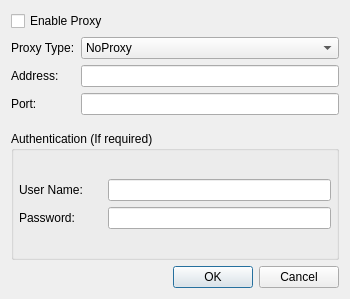
<?xml version="1.0" encoding="UTF-8"?>
<ui version="4.0">
 <class>WizProxyDialog</class>
 <widget class="QDialog" name="WizProxyDialog">
  <property name="geometry">
   <rect>
    <x>0</x>
    <y>0</y>
    <width>350</width>
    <height>299</height>
   </rect>
  </property>
  <property name="windowTitle">
   <string>Proxy settings</string>
  </property>
  <layout class="QVBoxLayout" name="verticalLayout">
   <item>
    <widget class="QCheckBox" name="checkProxyStatus">
     <property name="text">
      <string>Enable Proxy</string>
     </property>
    </widget>
   </item>
   <item>
    <layout class="QGridLayout" name="gridLayout">
     <property name="bottomMargin">
      <number>10</number>
     </property>
     <item row="0" column="0">
      <widget class="QLabel" name="label_5">
       <property name="text">
        <string>Proxy Type:</string>
       </property>
      </widget>
     </item>
     <item row="0" column="1">
      <widget class="QComboBox" name="comboBox">
       <property name="sizePolicy">
        <sizepolicy hsizetype="Expanding" vsizetype="Fixed">
         <horstretch>0</horstretch>
         <verstretch>0</verstretch>
        </sizepolicy>
       </property>
       <item>
        <property name="text">
         <string>NoProxy</string>
        </property>
       </item>
       <item>
        <property name="text">
         <string>HttpProxy</string>
        </property>
       </item>
       <item>
        <property name="text">
         <string>Socks5Proxy</string>
        </property>
       </item>
      </widget>
     </item>
     <item row="1" column="0">
      <widget class="QLabel" name="label">
       <property name="sizePolicy">
        <sizepolicy hsizetype="Maximum" vsizetype="Maximum">
         <horstretch>0</horstretch>
         <verstretch>0</verstretch>
        </sizepolicy>
       </property>
       <property name="text">
        <string>Address:</string>
       </property>
       <property name="buddy">
        <cstring>editAddress</cstring>
       </property>
      </widget>
     </item>
     <item row="1" column="1">
      <widget class="QLineEdit" name="editAddress"/>
     </item>
     <item row="2" column="0">
      <widget class="QLabel" name="label_2">
       <property name="sizePolicy">
        <sizepolicy hsizetype="Maximum" vsizetype="Maximum">
         <horstretch>0</horstretch>
         <verstretch>0</verstretch>
        </sizepolicy>
       </property>
       <property name="text">
        <string>Port: </string>
       </property>
       <property name="buddy">
        <cstring>editPort</cstring>
       </property>
      </widget>
     </item>
     <item row="2" column="1">
      <widget class="QLineEdit" name="editPort"/>
     </item>
    </layout>
   </item>
   <item>
    <widget class="QGroupBox" name="groupBox">
     <property name="sizePolicy">
      <sizepolicy hsizetype="Preferred" vsizetype="MinimumExpanding">
       <horstretch>0</horstretch>
       <verstretch>0</verstretch>
      </sizepolicy>
     </property>
     <property name="title">
      <string>Authentication (If required)</string>
     </property>
     <layout class="QVBoxLayout" name="verticalLayout_2">
      <property name="leftMargin">
       <number>5</number>
      </property>
      <property name="rightMargin">
       <number>5</number>
      </property>
      <item>
       <layout class="QGridLayout" name="gridLayout_2">
        <property name="rightMargin">
         <number>0</number>
        </property>
        <property name="horizontalSpacing">
         <number>25</number>
        </property>
        <item row="1" column="1">
         <widget class="QLineEdit" name="editPassword"/>
        </item>
        <item row="0" column="1">
         <widget class="QLineEdit" name="editUserName"/>
        </item>
        <item row="1" column="0">
         <widget class="QLabel" name="label_4">
          <property name="text">
           <string>Password:</string>
          </property>
          <property name="buddy">
           <cstring>editPassword</cstring>
          </property>
         </widget>
        </item>
        <item row="0" column="0">
         <widget class="QLabel" name="label_3">
          <property name="text">
           <string>User Name:</string>
          </property>
          <property name="buddy">
           <cstring>editUserName</cstring>
          </property>
         </widget>
        </item>
       </layout>
      </item>
     </layout>
    </widget>
   </item>
   <item>
    <widget class="QDialogButtonBox" name="buttonBox">
     <property name="orientation">
      <enum>Qt::Horizontal</enum>
     </property>
     <property name="standardButtons">
      <set>QDialogButtonBox::Cancel|QDialogButtonBox::Ok</set>
     </property>
    </widget>
   </item>
  </layout>
 </widget>
 <tabstops>
  <tabstop>editAddress</tabstop>
  <tabstop>editPort</tabstop>
  <tabstop>editUserName</tabstop>
  <tabstop>editPassword</tabstop>
  <tabstop>buttonBox</tabstop>
 </tabstops>
 <resources/>
 <connections>
  <connection>
   <sender>buttonBox</sender>
   <signal>accepted()</signal>
   <receiver>WizProxyDialog</receiver>
   <slot>accept()</slot>
   <hints>
    <hint type="sourcelabel">
     <x>174</x>
     <y>278</y>
    </hint>
    <hint type="destinationlabel">
     <x>174</x>
     <y>149</y>
    </hint>
   </hints>
  </connection>
  <connection>
   <sender>buttonBox</sender>
   <signal>rejected()</signal>
   <receiver>WizProxyDialog</receiver>
   <slot>reject()</slot>
   <hints>
    <hint type="sourcelabel">
     <x>174</x>
     <y>278</y>
    </hint>
    <hint type="destinationlabel">
     <x>174</x>
     <y>149</y>
    </hint>
   </hints>
  </connection>
 </connections>
</ui>
